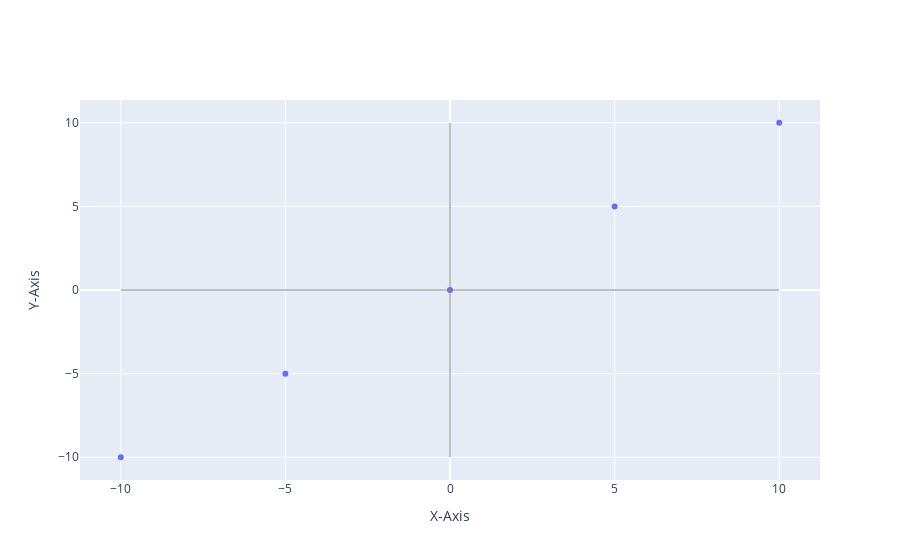

The cell this chart's notebook holds for it:
### Code cell
import plotly.graph_objects as go

# Sample data
x_values = [-10, -5, 0, 5, 10]
y_values = [-10, -5, 0, 5, 10]

# Create the figure
fig = go.Figure()

# Add scatter plot for the data points
fig.add_trace(go.Scatter(x=x_values, y=y_values, mode='markers'))

# Draw lines for the X and Y axes to divide the plot into 4 quadrants
fig.add_shape(
    go.layout.Shape(type='line', x0=0, x1=0, y0=min(y_values), y1=max(y_values),
                    line=dict(color='Grey', width=1))
)

fig.add_shape(
    go.layout.Shape(type='line', x0=min(x_values), x1=max(x_values), y0=0, y1=0,
                    line=dict(color='Grey', width=1))
)

# Set axis labels
fig.update_layout(xaxis_title='X-Axis', yaxis_title='Y-Axis')

# Show the plot
fig.show()

### Figure 1 — Plotly figure (JSON) as saved in the notebook; plotly's stock layout.template omitted (floating-point values rounded to 4 significant figures)
{"data": [{"mode": "markers", "type": "scatter", "x": [-10, -5, 0, 5, 10], "y": [-10, -5, 0, 5, 10]}], "layout": {"shapes": [{"line": {"color": "Grey", "width": 1}, "type": "line", "x0": 0, "x1": 0, "y0": -10, "y1": 10}, {"line": {"color": "Grey", "width": 1}, "type": "line", "x0": -10, "x1": 10, "y0": 0, "y1": 0}], "xaxis": {"title": {"text": "X-Axis"}}, "yaxis": {"title": {"text": "Y-Axis"}}}}
